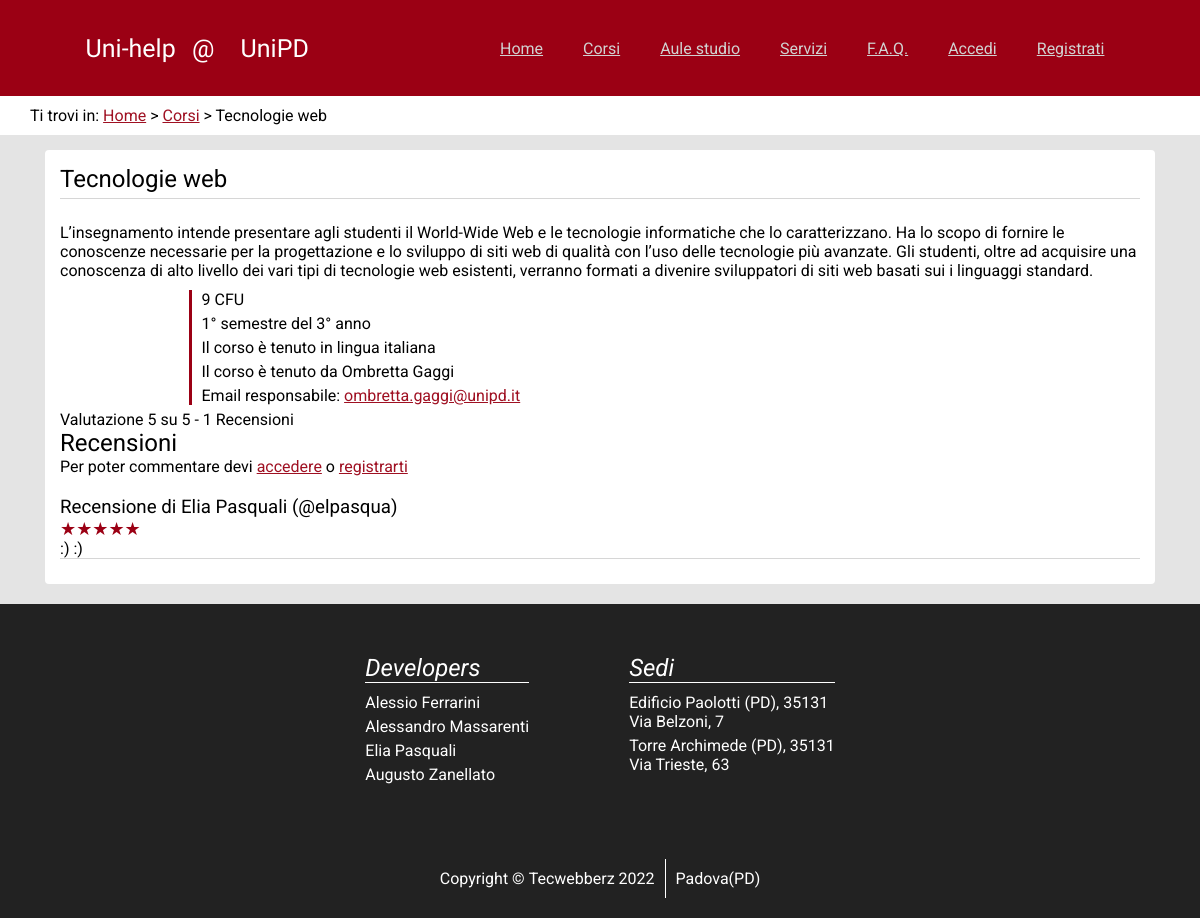
/corso.php?id=19, run on the app's committed database.
### tables this page shows
CREATE TABLE `Review_course` (
  `id_recensione` int(11) NOT NULL,
  `utente_recensore` varchar(255) NOT NULL,
  `testo` text NOT NULL,
  `voto` int(1) NOT NULL,
  `course` int(11) NOT NULL
);

CREATE TABLE `Course` (
  `id_corso` int(11) NOT NULL,
  `name` varchar(255) NOT NULL,
  `description` text NOT NULL,
  `cfu` tinyint(2) NOT NULL,
  `propedeutici` text NOT NULL,
  `anno` tinyint(1) NOT NULL,
  `periodo` tinyint(1) NOT NULL,
  `lingua` varchar(3) NOT NULL,
  `responsabile` varchar(255) NOT NULL,
  `email_resp` varchar(255) NOT NULL
);

### public_html/lib/databaselayer.php (called while the page is built, shortened)
<?php
class DatabaseLayer {
    private string $url;
    private string $user;
    private string $pass;
    private string $database;
    private ?mysqli $maybe_connection;
    public function __construct(string $url, string $user,
                                string $pass, string $database) {
        $this->url = $url;
        $this->user = $user;
        $this->pass = $pass;
        $this->database = $database;
        $this->maybe_connection = null;
    }
    private function connection(): mysqli {
        if ($this->maybe_connection === null) {
            $this->maybe_connection = new mysqli(
                $this->url,
                $this->user,
                $this->pass,
                $this->database
            );
        }
        return $this->maybe_connection;
    }
    public function query(string $statement,
                           array $parameters = array()) {
        $stmt = $this->connection()->prepare($statement);
        $format = "";
        $values = array();
        foreach ($parameters as $valtype) {
            $format  .= $valtype[0];
            $values[] = $valtype[1];
        }
        if ($format !== "") {
            $stmt->bind_param($format, ...$values);
        }
        $stmt->execute();
        $result = $stmt->get_result();
        return $result;
    }
}
?>

### public_html/lib/orm/services/courseservice.php (called while the page is built, shortened)
<?php
class CourseService {
    private DatabaseLayer $db;
    private string $table_name;
    public function __construct(DatabaseLayer $db) {
        $this->db = $db;
        $this->table_name = "Course";
    }
    public function get_course_by_id(int $id) {
        $res = $this->db->query(
            "SELECT * FROM {$this->table_name}
             WHERE id_corso = ?",
            array(
                array("i", $id)
            )
        );
        $data = $res->fetch_assoc();
        $course = parse_course($data);
        return $course;
    }
}
?>

### public_html/lib/orm/services/reviewservice.php (called while the page is built, shortened)
<?php
class ReviewService {
    private DatabaseLayer $db;
    private string $table_course;
    public function __construct(DatabaseLayer $db) {
        $this->db = $db;
        $this->table_course = "Review_course";
    }
    public function get_course_reviews(CourseDTO $course): array {
        $res = $this->db->query(
            "SELECT * FROM {$this->table_course} as T
                JOIN User AS U ON U.username = T.utente_recensore
             WHERE course = ?
             ORDER BY id_recensione DESC",
            array(
                array("i", $course->id)
            )
        );
        $ret = array();
        while ($row = $res->fetch_assoc()) {
            $ret[] = parse_review(ReviewType::COURSE, $row);
        }
        return $ret;
    }
}
?>

### public_html/lib/orm/data/coursedto.php (called while the page is built, shortened)
<?php
function parse_course(array $row) : CourseDTO {
    $course = new CourseDTO();
    $course->id = $row["id_corso"];
    $course->name = $row["name"];
    $course->description = $row["description"];
    $course->cfu = $row["cfu"];
    $course->preparatory = $row["propedeutici"];
    $course->year = $row["anno"];
    $course->semester = $row["periodo"];
    $course->language = $row["lingua"];
    $course->prof = $row["responsabile"];
    $course->email_resp = $row["email_resp"];
    return $course;
}
?>

### public_html/app/global.php (called while the page is built, shortened)
<?php
require_once($root . "/lib/databaselayer.php");
require_once($root . "/lib/orm/services/courseservice.php");
require_once($root . "/lib/orm/services/reviewservice.php");
require_once($root . "/lib/orm/data/coursedto.php");
require_once($root . "/lib/template_engine.php");
require_once($root . "/lib/commontemplates.php");
$template_engine = new TemplateEngine($root . "/templates");
?>

### public_html/lib/template_engine.php (called while the page is built, shortened)
<?php
class TemplateEngine {
    private string $base_path;
    public function __construct(string $base_path = "templates") {
        $this->base_path = $base_path;
    }
    public function load_template(string $name): Template {
        $template_content = "";
        try {
            $template_content = file_get_contents("{$this->base_path}/{$name}");
        } catch (Exception $ex) {
            throw new Exception("Could not open template: \"{$name}\"
                in base {$this->base_path}");
        }
        return new Template($name, $template_content);
    }
}
class Template {
    private string $state;
    public function __construct(string $template_name, string $state) {
        $this->state = $state;
    }
    public function insert(string $id, string $value): void {
        $patt_begin = self::PATT_BEGIN;
        $patt_end = self::PATT_END;
        $n_changes = 0;
        $patt = "{$patt_begin}{$id}{$patt_end}";
        $this->state = str_replace($patt, $value, $this->state, $n_changes);
    }
    public function build(): string {
        $patt_begin = self::PATT_BEGIN;
        $patt_end = self::PATT_END;
        $patt = "~{$patt_begin}([a-zA-Z0-9_-]+){$patt_end}~";
        return $this->state;
    }
}
?>

### public_html/corso.php (the view, shortened to what this page needs)
<?php
$root = ".";
require_once($root . "/app/global.php");
$id = $_GET["id"];
$course = $course_service->get_course_by_id($id);
$reviews = $review_service->get_course_reviews($course);
function pretty_language(string $lang): string {
    switch ($lang) {
        case 'ITA':
            return "Il corso è tenuto in lingua italiana";
    }
}
function pretty_period(int $year, int $semester): string {
    function abbr_numeric(int $year) {
        switch ($year) {
            case 1:
                return "primo";
            case 3:
                return "terzo";
        }
    }
    function pretty_year(int $year): string{
        if ($year >= 1 && $year <= 3) {
            $abbr = abbr_numeric($year);
            return "del <abbr title='{$abbr}'>{$year}°</abbr> anno";
        } else {
            return "opzionale";
        }
    }
    function pretty_semester(int $semester): string {
        if ($semester >= 1 && $semester <= 2) {
            $abbr = abbr_numeric($semester);
            return "<abbr title='{$abbr}'>{$semester}°</abbr> semestre";
        } else {
            return "annuale";
        }
    }
    return pretty_semester($semester) . " " . pretty_year($year);
}
$course_template = $template_engine->load_template(
    "corso.template.html");
$course_template->insert_all(array(
    "header" => build_header(),
    "meta_corso" => strip_tags($course->name),
    "meta_keyword" => strip_tags($course->name),
    "name_tit" => strip_tags($course->name),
    "bc_corso" => $course->name,
    "name" => $course->name,
    "description" => $course->description,
    "cfu" => $course->cfu,
    "lingua" => pretty_language($course->language),
    "periodo" => pretty_period($course->year, $course->semester),
    "responsabile" =>$course->prof,
    "email" => make_link($course->email_resp, "mailto:{$course->email_resp}"),
    "footer" => build_footer(),
));
$stats = statistics($reviews);
$course_template->insert_all(array(
    "count" => $stats["count"],
    "rating" => $stats["rating"],
));
$msg = "";
$course_template->insert("msg", $msg);
$course_template->insert("form_recensione", make_review_form(ReviewType::COURSE, $course->id, "corso.php?id={$course->id}"));
$course_template->insert("recensioni", make_reviews($reviews));
echo $course_template->build();
?>

### public_html/lib/commontemplates.php (shortened to what this page needs)
<?php
$actions = array(
    array("index.php", "Home"),
    array("corsi.php", "Corsi"),
    array("aule.php", "Aule studio"),
    array("servizi.php", "Servizi"),
    array("faq.php", "<abbr lang=\"en\"
            title=\"Frequently Asked Question\">F.A.Q.</abbr>"),
);
function build_header(): string {
    global $template_engine;
    global $page_index;
    global $actions;
    $header_template =
        $template_engine->load_template("header.template.html");
    $actions_len = count($actions);
    foreach ($actions as $i => $action) {
        $id = "action{$i}";
        $element = "";
        if ($i === $page_index) {
            $element = make_list_item($action[1], "active");
        } else {
            $element = make_list_item(make_link($action[1], $action[0]));
        }
        $header_template->insert($id, $element);
    }
    $action = " ";
    if (isset($_SESSION["logged_user"])
        && $_SESSION["logged_user"] !== null) {
        if ($actions_len + 0 === $page_index) {
            $action .= make_list_item("Profilo", "active");
        } else {
            $action .= make_list_item(make_link("Profilo", "profilo.php"));
        }
        if ($actions_len + 1 === $page_index) {
            $action .= make_list_item("Esci", "active");
        } else {
            $action .= make_list_item(make_link("Esci", "app/logout_engine.php"));
        }
    } else {
        if ($actions_len + 0 === $page_index) {
            $action .= make_list_item("Accedi", "active");
        } else {
            $action .= make_list_item(make_link("Accedi", "accedi.php"));
        }
        if ($actions_len + 1 === $page_index) {
            $action .= make_list_item("Registrati", "active");
        } else {
            $action .= make_list_item(make_link("Registrati", "registrati.php"));
        }
    }
    $header_template->insert("userlogin_action", $action);
    return $header_template->build();
}
function make_list_item(string $content, ?string $class = null): string {
    $open = "<li>";
    return "{$open}{$content}</li>";
}
function make_link(string $content, string $ref, ?string $class = null): string {
    $open = "<a";
    return "{$open} href='{$ref}'>{$content}</a>";
}
function render_stars(int $n): string {
    $ret = "";
    for ($i = 0; $i < $n; ++$i) {
        $ret .= "★";
    }
    return "<abbr title='$n stelle su 5'>$ret</abbr>";
}
function make_review(ReviewDTO $review): string {
    global $template_engine;
    $edit = "";
    $template = $template_engine->load_template("recensione.template.html");
    $template->insert_all(array(
        "utente" => "{$review->user->name} {$review->user->surname}
                        (@{$review->user->username})",
        "testo"  => $review->text,
        "nstars" => $review->rating,
        "id"     => $review->id,
        "type"   => $review->type,
        "stelle" => render_stars($review->rating),
        "controls" => $edit
    ));
    return $template->build();
}
function make_reviews(array $reviews): string {
    global $template_engine;
    $template = $template_engine->load_template("recensioni.template.html");
    $ret = "";
    foreach ($reviews as $review) {
        $ret .= make_review($review);
    }
    $template->insert("recensioni", $ret);
    return $template->build();
}
?>

### data on the page
review_course: testo "Uni-help @ UniPD Ti trovi in: Home Corsi Tecnologie web Tecnologie web L’insegnamento intende presentare agli studenti il World-Wide Web e le tecnologie informatiche che lo caratterizzano. Ha lo scopo di fornire le conoscenze necessarie per la progettazione e lo sviluppo di siti web di qualità con l’uso delle tecnologie più avanzate. Gli studenti, oltre ad acquisire una conoscenza di alto livello dei vari tipi di tecnologie web esistenti, verranno formati a divenire sviluppatori di siti web basati sui i linguaggi standard . 9 CFU Il corso è tenuto in lingua italiana Il corso è tenuto da Ombretta Gaggi Email responsabile: Valutazione 5 su 5 - 1 Recensioni Recensioni Per poter commentare devi…"
course: periodo "1", email_resp "ombretta.gaggi@unipd.it"

### other printed values
$content "Home Corsi Aule studio Servizi F.A.Q. Accedi Registrati"
$year "3"
$ret "★★★★★"
